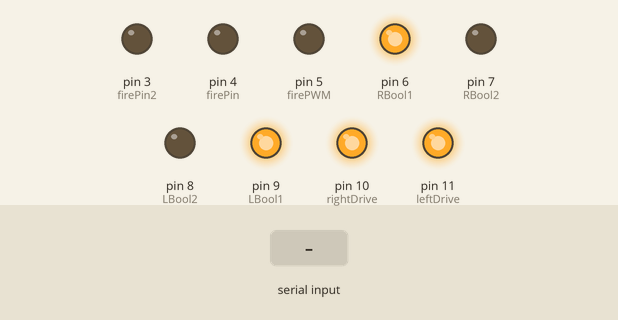
Simulated run of this sketch. Board: Arduino Uno, built with avr-gcc and run on an emulated ATmega328P. Parts: output pins drawn as LEDs (lit = HIGH). The test bench sets the inputs (shaded band).

Above: at 1.2 s.
1.3 s: "3" received over Serial
2.8 s: "2" received over Serial
4.3 s: "4" received over Serial
5.8 s: "5" received over Serial
7.3 s: "6" received over Serial
At 7.7 s:
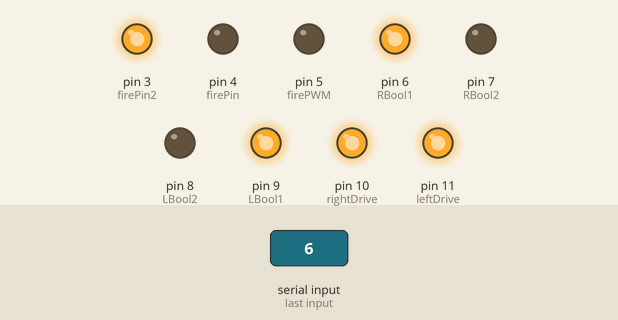
Timing chart, 0 to 10.3 s (numbered marks = the images above; inputs shaded):
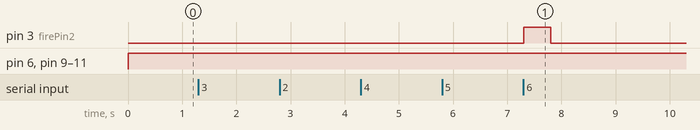

The sketch:

FebrezeBot_Final.ino
```cpp
int leftDrive, LBool1, LBool2;
int rightDrive, RBool1, RBool2;
int firePin, firePin2, firePWM;
int var;

enum direction {leftD, rightD, forwardD, backD, brakeD};

direction dir = brakeD;

/*       ^1
  <-4      ->2
       v3
*/
// brake = 5
// fire = 6
void setup() {
 LBool1 = 9; //forward
 LBool2 = 8; //back

 firePin = 4; // fire pin
 firePWM = 5; // pwm
 firePin2 = 3;

 RBool1 = 6; // forward
 RBool2 = 7; // back

 leftDrive = 11;
 rightDrive = 10;
 pinMode(leftDrive, OUTPUT);
 pinMode(LBool1, OUTPUT);
 pinMode(LBool2, OUTPUT);

 pinMode(rightDrive, OUTPUT);
 pinMode(RBool1, OUTPUT);
 pinMode(RBool2, OUTPUT);

 pinMode(firePin, OUTPUT);
 pinMode(firePin2, OUTPUT);
 pinMode(firePWM, OUTPUT);

 Serial.begin(9600);
}

void loop() {
 forward();
 // put your main code here, to run repeatedly:
 while (!Serial.available());
 var = Serial.read();
 if (var == '1') {
   //forward
   if (dir != forwardD) {
     brake();
   }
   forward();
   dir = forwardD;
 }
 else if (var == '3') {
   //backwards
   if (dir != backD) {
     brake();
   }
   back();
   dir = backD;
 }
 else if (var == '2') {
   //right
   if (dir != rightD) {
     brake();
   }
  turnRightDrive();
   dir = rightD;
 }
 else if (var == '4') {
   //left
   if (dir != leftD) {
     brake();
   }
   turnLeftDrive();
   dir = leftD;
 }
 else if (var == '5') {
   //brake
   brake();
   dir = brakeD;
 }
 else if (var == '6') {
  fire();
 }
 else {
   Serial.println("Read");
 }
 var = 0;
}

void leftDriveForw() {
 digitalWrite(LBool1, 1);
 digitalWrite(LBool2, 0);
 analogWrite(leftDrive, 255);
}

void leftDriveBack() {
 digitalWrite(LBool1, 0);
 digitalWrite(LBool2, 1);
 analogWrite(leftDrive, 255);
}

void rightDriveForw() {
 digitalWrite(RBool1, 1);
 digitalWrite(RBool2, 0);
 analogWrite(rightDrive, 255);
}

void rightDriveBack() {
 digitalWrite(RBool1, 0);
 digitalWrite(RBool2, 1);
 analogWrite(rightDrive, 255);
}

void brake() {
 digitalWrite(LBool1, 0);
 digitalWrite(LBool2, 0);
 digitalWrite(RBool1, 0);
 digitalWrite(RBool2, 0);
 analogWrite(rightDrive, 0);
 analogWrite(leftDrive, 0);
}

void forward() {
 leftDriveForw();
 rightDriveForw();
}

void back() {
 leftDriveBack();
 rightDriveBack();
}

void turnRightDrive() {
 rightDriveBack();
 leftDriveForw();
}

void turnLeftDrive() {
 rightDriveForw();
 leftDriveBack();
}

void fire() {
 /*
 digitalWrite(firePin, 1);
 digitalWrite(firePin2, 0);
 analogWrite(firePWM, 255);
 delay(1000);
 */
 digitalWrite(firePin, 0);
 digitalWrite(firePin2, 1);
 delay(500);
 digitalWrite(firePin, 0);
 digitalWrite(firePin2, 0);
 analogWrite(firePWM, 0);

}
//added firing pin2
```

Measured:
- after the input at 7.3 s, pin 3 (firePin2): LOW → HIGH at once, → LOW 0.50 s later
